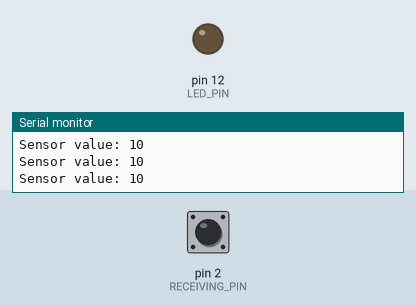
The sketch below on a simulated Arduino Uno, built with avr-gcc and run on an emulated ATmega328P. Parts: output pins drawn as LEDs (lit = HIGH), the last lines printed to the serial monitor. Dashed ring = blinking. The inputs (shaded band) are chosen by the test bench; at power-on: pin 2 (RECEIVING_PIN) HIGH.

Above: at 1.2 s.
1.3 s: pin 2 (RECEIVING_PIN) pulled LOW for 0.15 s
At 1.39 s:
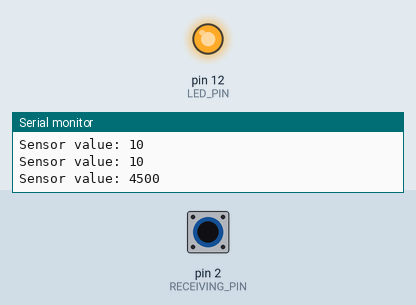
2.9 s: pin 2 (RECEIVING_PIN) pulled LOW for 0.15 s
At 3.5 s:
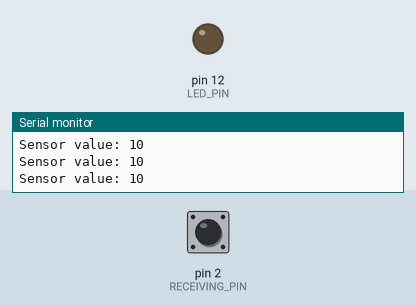
6.0 s: pin 2 (RECEIVING_PIN) pulled LOW for 3.2 s
At 7.2 s:
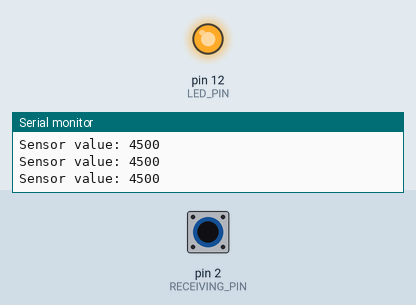
10.7 s: pin 2 (RECEIVING_PIN) pulsed LOW 2 times (0.12 s each, 0.3 s apart)
At 10.77 s:
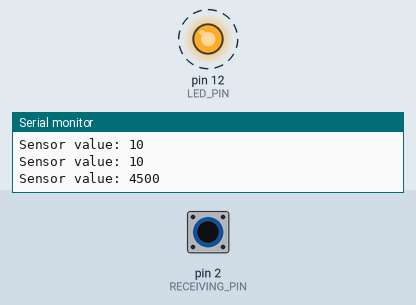
14.3 s: pin 2 (RECEIVING_PIN) driven LOW
At 14.8 s:
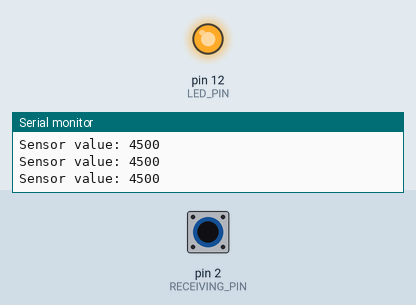
17.3 s: pin 2 (RECEIVING_PIN) driven HIGH
At 18.0 s:
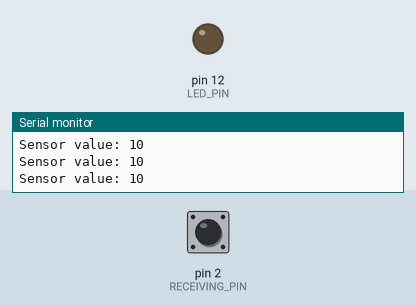
Timing chart, 0 to 20.3 s (numbered marks = the images above; inputs shaded):
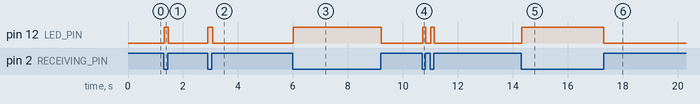

Measured:
- after the input at 1.3 s, pin 12 (LED_PIN): LOW → HIGH at once, → LOW 0.14 s later
- after the input at 2.9 s, pin 12 (LED_PIN): LOW → HIGH at once, → LOW 0.16 s later
- after the input at 6.0 s, pin 12 (LED_PIN): LOW → HIGH at once, → LOW 3.2 s later
- after the input at 10.7 s, pin 12 (LED_PIN): alternates HIGH for 0.12 s and LOW for 0.17 s, 4 changes in all, then stays LOW, starting at once
- after the input at 14.3 s, pin 12 (LED_PIN): LOW → HIGH at once
- after the input at 17.3 s, pin 12 (LED_PIN): HIGH → LOW at once

The sketch:

touchy_feely_lamp.ino
```cpp
/**
 * @file     touchy_feely_lamp.ino
 * @author   Phi Luu
 * @date     December 18, 2016
 *
 * @brief    Arduino Projects Book - Project 13: Touchy-feely Lamp
 *
 * @section  DESCRIPTION
 *
 * Uses the capacitance of your body to turn an LED on/off when you touch a
 * piece of conductive material.
 */

#include <CapacitiveSensor.h>

// Required hardware I/O connections
const byte RECEIVING_PIN = 2; // capacitance receiving pin connected to 2
const byte SENDING_PIN = 4;   // capacitance sending pin connected to 4
const byte LED_PIN = 12;      // indicator LED pin connected to 12

// CapSensor class
CapacitiveSensor CapSensor = CapacitiveSensor(SENDING_PIN, RECEIVING_PIN);

// Global constants
const int THRESHOLD = 45; // different people may have different values
const unsigned short BAUD_RATE = 9600;

void setup() {
    Serial.begin(BAUD_RATE);
    pinMode(LED_PIN, OUTPUT);
}

void loop() {
    // read 30 samples at a time
    int sensor_val = CapSensor.capacitiveSensor(30);

    Serial.print("Sensor value: ");
    Serial.println(sensor_val);

    // turn on the LED if the capacitance is over the THRESHOLD
    if (sensor_val > THRESHOLD) {
        digitalWrite(LED_PIN, HIGH);
    } else {
        digitalWrite(LED_PIN, LOW);
    }

    // delay helps stabilize the sensor
    delay(10);
}
```
